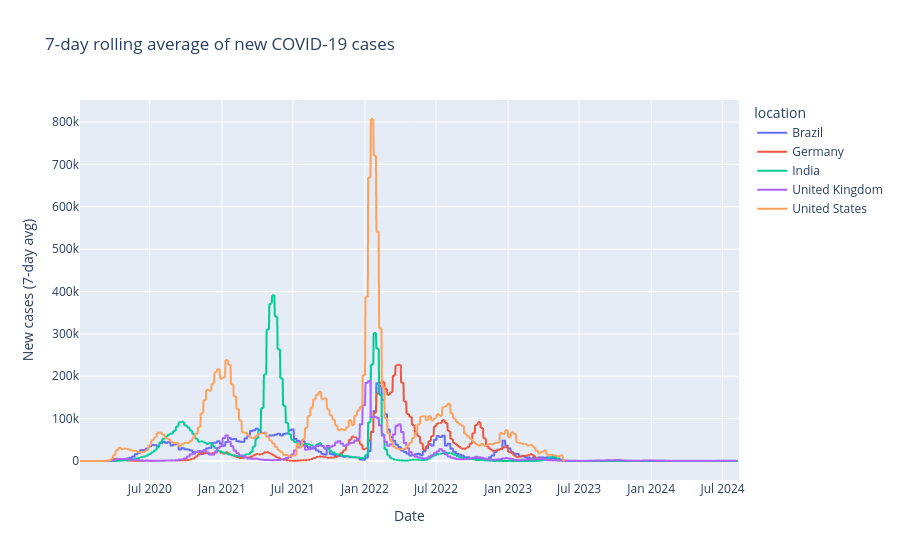

Notebook source saved alongside this figure:
### Code cell
countries = ["United States", "India", "Brazil", "Germany", "United Kingdom"]
df_sub = df[df["location"].isin(countries)].copy()

df_sub["new_cases_7d"] = (
    df_sub
    .groupby("location")["new_cases"]
    .transform(lambda x: x.rolling(7, min_periods=1).mean())
    .round(0)
)

fig = px.line(
    df_sub,
    x="date",
    y="new_cases_7d",
    color="location",
    title="7-day rolling average of new COVID-19 cases",
    labels={"new_cases_7d": "New cases (7-day avg)", "date": "Date"}
)
fig.show()

### Figure 1 — Plotly figure (JSON) as saved in the notebook; plotly's stock layout.template omitted (floating-point values rounded to 4 significant figures; data arrays with more than 128 entries replaced by an {"elided": "..."} marker saying what was removed)
{"data": [{"hovertemplate": "location=Brazil<br>Date=%{x}<br>New cases (7-day avg)=%{y}<extra></extra>", "legendgroup": "Brazil", "line": {"color": "#636efa", "dash": "solid"}, "marker": {"symbol": "circle"}, "mode": "lines", "name": "Brazil", "showlegend": true, "type": "scattergl", "x": {"elided": "1674 str values"}, "xaxis": "x", "y": {"elided": "1674 float values"}, "yaxis": "y"}, {"hovertemplate": "location=Germany<br>Date=%{x}<br>New cases (7-day avg)=%{y}<extra></extra>", "legendgroup": "Germany", "line": {"color": "#EF553B", "dash": "solid"}, "marker": {"symbol": "circle"}, "mode": "lines", "name": "Germany", "showlegend": true, "type": "scattergl", "x": {"elided": "1674 str values"}, "xaxis": "x", "y": {"elided": "1674 float values"}, "yaxis": "y"}, {"hovertemplate": "location=India<br>Date=%{x}<br>New cases (7-day avg)=%{y}<extra></extra>", "legendgroup": "India", "line": {"color": "#00cc96", "dash": "solid"}, "marker": {"symbol": "circle"}, "mode": "lines", "name": "India", "showlegend": true, "type": "scattergl", "x": {"elided": "1682 str values"}, "xaxis": "x", "y": {"elided": "1682 float values"}, "yaxis": "y"}, {"hovertemplate": "location=United Kingdom<br>Date=%{x}<br>New cases (7-day avg)=%{y}<extra></extra>", "legendgroup": "United Kingdom", "line": {"color": "#ab63fa", "dash": "solid"}, "marker": {"symbol": "circle"}, "mode": "lines", "name": "United Kingdom", "showlegend": true, "type": "scattergl", "x": {"elided": "1674 str values"}, "xaxis": "x", "y": {"elided": "1674 float values"}, "yaxis": "y"}, {"hovertemplate": "location=United States<br>Date=%{x}<br>New cases (7-day avg)=%{y}<extra></extra>", "legendgroup": "United States", "line": {"color": "#FFA15A", "dash": "solid"}, "marker": {"symbol": "circle"}, "mode": "lines", "name": "United States", "showlegend": true, "type": "scattergl", "x": {"elided": "1674 str values"}, "xaxis": "x", "y": {"elided": "1674 float values"}, "yaxis": "y"}], "layout": {"legend": {"title": {"text": "location"}, "tracegroupgap": 0}, "title": {"text": "7-day rolling average of new COVID-19 cases"}, "xaxis": {"anchor": "y", "domain": [0, 1], "title": {"text": "Date"}}, "yaxis": {"anchor": "x", "domain": [0, 1], "title": {"text": "New cases (7-day avg)"}}}}
